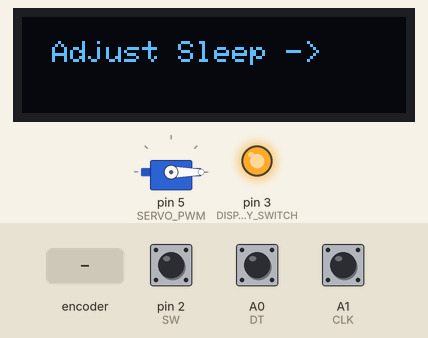
Recording of a sketch running on a simulated Arduino Uno, built with avr-gcc and run on an emulated ATmega328P. Shown: servo, 128×32 one-colour display, output pins drawn as LEDs (lit = HIGH). The test bench sets the inputs (shaded band); at power-on: pin 2 (SW) HIGH, A0 (DT) HIGH, A1 (CLK) HIGH.

Above: at 1.2 s.
1.3 s: rotary encoder on A1 (CLK) / A0 (DT) turned 3 steps (first pin leading)
At 3.0 s:
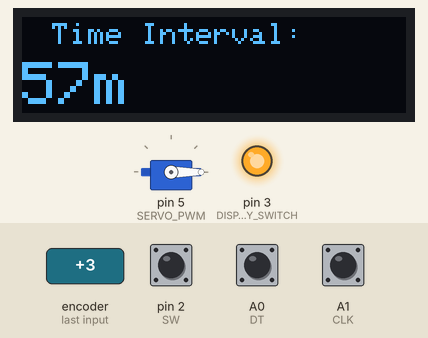
3.4 s: pin 2 (SW) pulled LOW for 0.15 s
At 4.6 s:
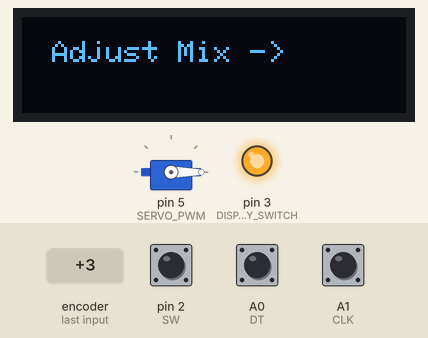
5.4 s: pin 2 (SW) pulled LOW for 1 s
At 6.2 s:
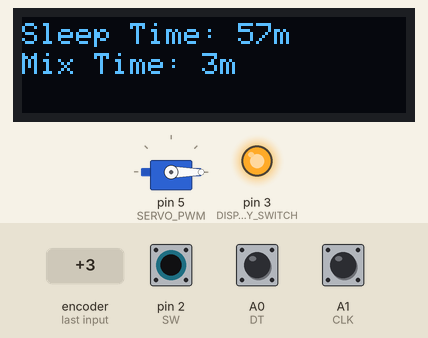
Timing chart, 0 to 15.2 s (numbered marks = the images above; inputs shaded):
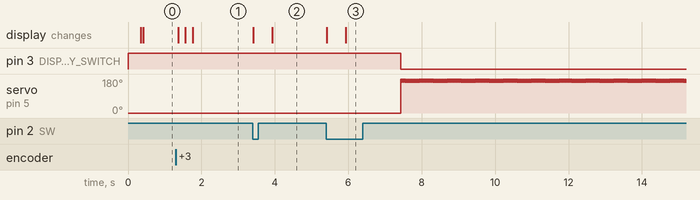

The sketch:

David_Fish_Tank_Mixer_Final.ino
```cpp
#include <SPI.h>
#include <Wire.h>
#include <Servo.h>
#include <Adafruit_GFX.h>
#include <Adafruit_SSD1306.h>
#include <LowPower.h>

#define SERVO_PWM 5
#define MAX_PULSE_WIDTH 1250
#define MIN_PULSE_WIDTH 250

#define CYCLE_LENGTH 30  // 30 operations for a minute of mixing, since operations take 2s

Servo motor;

#define DISPLAY_SWITCH 3

#define SCREEN_WIDTH 128 // OLED display width, in pixels
#define SCREEN_HEIGHT 32 // OLED display height, in pixels
#define OLED_RESET     4 // Reset pin # (or -1 if sharing Arduino reset pin)
#define SCREEN_ADDRESS 0x3C ///< See datasheet for Address; 0x3D for 128x64, 0x3C for 128x32
Adafruit_SSD1306 display(SCREEN_WIDTH, SCREEN_HEIGHT, &Wire, OLED_RESET);

#define CLK A1
#define DT A0
#define SW 2

int interval = 60; // default 30 minutes
int MIX_DURATION = 3; // default 3 minutes of mixing
int multiplier = 1;
int cycles = CYCLE_LENGTH * MIX_DURATION;

int currentStateCLK;
int lastStateCLK;
unsigned long lastButtonPress = 0;

int pos = 0;

// // For a button interrupt
//void wakeUp()
//{
//  //Handler for pin interrupt
//  detachInterrupt(0);
//}

void setup() {
  // Clock Speed from 16Mhz to 8Mhz
  CLKPR = 0x80;
  CLKPR = 0x01;

  //Serial.begin(4800);

  pinMode(SERVO_PWM, OUTPUT);
  pinMode(DISPLAY_SWITCH, OUTPUT);
  pinMode(CLK,INPUT_PULLUP);
  pinMode(DT,INPUT_PULLUP);
  pinMode(SW, INPUT_PULLUP);

  digitalWrite(DISPLAY_SWITCH, HIGH);

  //set servo to correct position at start
  motor.attach(SERVO_PWM, MIN_PULSE_WIDTH, MAX_PULSE_WIDTH);
  motor.writeMicroseconds(250);
  delay(300);
  motor.detach();

  // Read the initial state of CLK of encoder
  lastStateCLK = digitalRead(CLK);

  //attachInterrupt(0, wakeUp, INPUT);
  //delay(1000);

  // SSD1306_SWITCHCAPVCC = generate display voltage from 3.3V internally
  if(!display.begin(SSD1306_SWITCHCAPVCC, SCREEN_ADDRESS)) {
    //Serial.println(F("SSD1306 allocation failed"));
    for(;;); // Don't proceed, loop forever
  }

  //rotate the screen since orienteation in the enclosure is upside down
  display.setRotation(2);

  // clear the buffer, setup the first text
  display.clearDisplay();
  display.display();
  delay(50);

  // time setting function
  setInterval();

  // mix duration setting function
  setMixtime();

  // sleeping time display output
  deviceSleep();

//  display.clearDisplay();
//  display.setTextSize(2);
//  display.setTextColor(WHITE);
//  display.setCursor(10,8);
//  display.print(MIX_DURATION);
//  display.display();
//  delay(2000);


  // begind going into sleep mode
  digitalWrite(DISPLAY_SWITCH, LOW);

  // requrested interval time in terms of 4s chunks (so 1 minute is 15x multiplier),
  //minus 4s offset, interval between mixing considers mixing time.
  multiplier = ((interval - MIX_DURATION) * 15) - 1;
  cycles = CYCLE_LENGTH * MIX_DURATION;

  // default interval of 1 minute rest
  if(interval <= 1)
  {
    multiplier = 15;
  }
}

void loop() {

  // servo mixing function
  spinCycle();

  for(int looper = 0; looper < multiplier; looper++)
    LowPower.powerDown(SLEEP_4S, ADC_OFF, BOD_OFF);

}

void spinCycle()
{
//  digitalWrite(SERVO_SWITCH, HIGH);
  motor.attach(SERVO_PWM, MIN_PULSE_WIDTH, MAX_PULSE_WIDTH);

  // Using a modified 360-degree continuous SG90 Servo
  // Due to some electrical quirk, the servo stops spinning when not changing the pulse width.
  // MIN for CCW mixing, MAX for CW mixing
  for(int y = 0; y < (cycles*20); y++)
  {
      motor.writeMicroseconds(MAX_PULSE_WIDTH);
      delay(20);
      motor.writeMicroseconds(MAX_PULSE_WIDTH-100);
      delay(20);
  }
//  // Code block for using a normal 180-degree SG90 Servo
//  //1 minute of mixing
//  for(int y = 0; y < cycles; y++)
//  {
//    // 2 second  operation
//    for (int x = MIN_PULSE_WIDTH; x < MAX_PULSE_WIDTH; x+=50)
//    {
//      motor.writeMicroseconds(x);
//      delay(25);
//    }
//    for (int x = MAX_PULSE_WIDTH; x > MIN_PULSE_WIDTH; x-=50)
//    {
//      motor.writeMicroseconds(x);
//      delay(25);
//    }
//  }
  motor.detach();
}
void setMixtime()
{
  display.clearDisplay();
  display.setTextSize(1);
  display.setTextColor(WHITE);
  display.setCursor(10,8);
  display.print("Adjust Mix ->");
  display.display();
  boolean selection = true;

  while(selection)
  {
    // Read the current state of CLK
    currentStateCLK = digitalRead(CLK);

    // If last and current state of CLK are different, then pulse occurred
    // React to only 1 state change to avoid double count
    if (currentStateCLK != lastStateCLK  && currentStateCLK == 1){

      // If the DT state is different than the CLK state then
      // the encoder is rotating CCW so decrement
      if (digitalRead(DT) != currentStateCLK) {
        if (MIX_DURATION > 0) // handling negative values
        {
          MIX_DURATION--;
        }
        else
        {
          MIX_DURATION = 0;
        }

      } else {
        // Encoder is rotating CW so increment
        MIX_DURATION ++;
      }

      // display the current time setting
      display.clearDisplay();
      display.setCursor(10,2);
      display.setTextSize(1);
      display.print("Mix Interval: ");
      display.setCursor(0,15);
      display.setTextSize(2);
      display.print(MIX_DURATION);
      display.print("m");
      display.display();
    }


    // Remember last CLK state for encoder
    lastStateCLK = currentStateCLK;

    // Read the button state
    int btnState = digitalRead(SW);

    //If we detect LOW signal, button is pressed
    if (btnState == LOW) {
      //if 50ms have passed since last LOW pulse, it means that the
      //button has been pressed, released and pressed again
      if (millis() - lastButtonPress > 50) {

        //close the time selection loop
        selection = false;

        display.clearDisplay();
        display.setCursor(0,8);
        display.setTextSize(2);
        display.print("Mix Set!");
        display.display();
        delay(500);
      }

      // Remember last button press event
      lastButtonPress = millis();
    }

    // Put in a slight delay to help debounce the reading
    delay(1);
  }
}

void setInterval()
{
  display.clearDisplay();
  display.setTextSize(1);
  display.setTextColor(WHITE);
  display.setCursor(10,8);
  display.print("Adjust Sleep ->");
  display.display();
  boolean selection = true;

  while(selection)
  {
    // Read the current state of CLK
    currentStateCLK = digitalRead(CLK);

    // If last and current state of CLK are different, then pulse occurred
    // React to only 1 state change to avoid double count
    if (currentStateCLK != lastStateCLK  && currentStateCLK == 1){

      // If the DT state is different than the CLK state then
      // the encoder is rotating CCW so decrement
      if (digitalRead(DT) != currentStateCLK) {
        if (interval > 0) // handling negative values
        {
          interval --;
        }
        else
        {
          interval = 0;
        }

      } else {
        // Encoder is rotating CW so increment
        interval ++;
      }

      // display the current time setting
      display.clearDisplay();
      display.setCursor(10,2);
      display.setTextSize(1);
      display.print("Time Interval: ");
      display.setCursor(0,15);
      display.setTextSize(2);
      display.print(interval);
      display.print("m");
      display.display();
    }


    // Remember last CLK state for encoder
    lastStateCLK = currentStateCLK;

    // Read the button state
    int btnState = digitalRead(SW);

    //If we detect LOW signal, button is pressed
    if (btnState == LOW) {
      //if 50ms have passed since last LOW pulse, it means that the
      //button has been pressed, released and pressed again
      if (millis() - lastButtonPress > 50) {

        //close the time selection loop
        selection = false;

        display.clearDisplay();
        display.setCursor(0,8);
        display.setTextSize(2);
        display.print("Sleep Set!");
        display.display();
        delay(500);

      }

      // Remember last button press event
      lastButtonPress = millis();
    }

    // Put in a slight delay to help debounce the reading
    delay(1);
  }

}

void deviceSleep()
{
  display.clearDisplay();
  display.setCursor(0,2);
  display.setTextSize(1);
  display.print("Sleep Time: ");
  display.print(interval);
  display.print("m");
  display.setCursor(0,12);
  display.print("Mix Time: ");
  display.print(MIX_DURATION);
  display.print("m");
  display.display();
  delay(1500);
}
```

Measured:
- after the input at 1.3 s, the display: first changes after 0.07 s (image 1 shows a later state)
- after the input at 3.4 s, the display: first changes at once (image 2 shows a later state)
- after the input at 5.4 s, pin 3 (DISPLAY_SWITCH): HIGH → LOW after 2.0 s; servo on pin 5 (SERVO_PWM): alternates 180° for 0.02 s and 162° for 0.02 s, starting after 2.0 s; the display: first changes at once (image 3 shows a later state)
